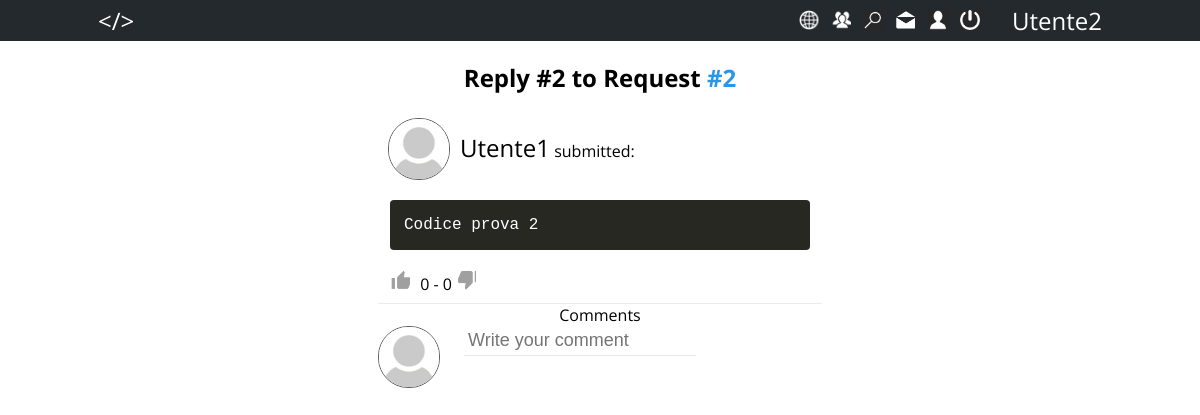
The app's page /php/code.php?id=2&req=2 (signed in) with its own data.
### tables this page shows
CREATE TABLE `risposta` (
  `ID` int(11) NOT NULL AUTO_INCREMENT,
  `Codice` text NOT NULL,
  `Richiesta` int(11) NOT NULL,
  `UltimaModifica` date NOT NULL,
  `Autore` int(11) NOT NULL,
  PRIMARY KEY (`ID`),
  KEY `Richiesta` (`Richiesta`),
  KEY `Autore` (`Autore`),
  CONSTRAINT `risposta_ibfk_1` FOREIGN KEY (`Richiesta`) REFERENCES `richiesta` (`ID`) ON DELETE NO ACTION ON UPDATE NO ACTION
);

CREATE TABLE `utente` (
  `ID` int(11) NOT NULL AUTO_INCREMENT,
  `Email` varchar(100) NOT NULL,
  `Username` varchar(100) NOT NULL,
  `Nome` varchar(100) NOT NULL,
  `Cognome` varchar(100) NOT NULL,
  `Password` varchar(100) NOT NULL,
  `Amministratore` tinyint(1) NOT NULL DEFAULT '0',
  `Esperienza` int(11) NOT NULL DEFAULT '0',
  `Image` tinyint(1) NOT NULL DEFAULT '0',
  PRIMARY KEY (`ID`),
  UNIQUE KEY `Username` (`Username`),
  UNIQUE KEY `Email` (`Email`)
);

### php/utils/managerDB.php (called while the page is built, shortened)
<?php
require UTILS_DIR.'configurationDB.php';
$dbmanager = new DBManager();
class DBManager {
		private $connection = null;
    	function openConnection(){
    		if (!$this->isOpened()){
    			global $host;
    			global $username;
    			global $password;
    			global $dbName;
    			$this->connection = new mysqli($host, $username, $password);
				$this->connection->select_db($dbName) or
					die ('Non posso usare il database selezionato: ' . mysqli_error());
			}
    	}
    	function isOpened(){
       		return ($this->connection != null);
    	}
		function performQuery($queryText) {
			return $this->connection->query($queryText);
		}
		function sqlInjectionFilter($parameter){
			return $this->connection->real_escape_string($parameter);
		}
		function closeConnection(){
			$this->connection = null;
		}
	}
?>

### php/utils/configurationDB.php (called while the page is built)
<?php
	$host = 'localhost';
	$username = 'root';
	$password = '';
	$dbName = 'codeportal';
?>

### php/utils/informationUtil.php (called while the page is built, shortened)
<?php
require UTILS_DIR.'managerDB.php';
function id2Pic($id) {
	global $dbmanager;
	$id = $dbmanager->sqlInjectionFilter($id);
	$query = 'SELECT U.Image '.
			 'FROM utente U '.
			 'WHERE U.ID='.$id;
	$result = $dbmanager->performQuery($query);
	return $result;
}
function getUser($id) {
	global $dbmanager;
	$id = $dbmanager->sqlInjectionFilter($id);
	$query = 'SELECT U.* '.
			 'FROM utente U '.
			 'WHERE U.ID='.$id;
	$result = $dbmanager->performQuery($query);
	return $result;
}
function getReply($id) {
	global $dbmanager;
	$id = $dbmanager->sqlInjectionFilter($id);
	$query = 'SELECT R.* '.
			 'FROM risposta R '.
			 'WHERE R.ID='.$id;
	$result = $dbmanager->performQuery($query);
	return $result;
}
function retLikes($code) {
	global $dbmanager;
	$code = $dbmanager->sqlInjectionFilter($code);
	$query = 'SELECT count(*) AS Likes '.
			 'FROM risposta R INNER JOIN likes L ON L.Risposta=R.ID '.
			 'WHERE R.ID='.$code;
	$result = $dbmanager->performQuery($query);
	$result = $result->fetch_assoc();
	return $result['Likes'];
}
function retDislikes($code) {
	global $dbmanager;
	$code = $dbmanager->sqlInjectionFilter($code);
	$query = 'SELECT count(*) AS Dislikes '.
			 'FROM risposta R INNER JOIN dislikes D ON D.Risposta=R.ID '.
			 'WHERE R.ID='.$code;
	$result = $dbmanager->performQuery($query);
	$result = $result->fetch_assoc();
	return $result['Dislikes'];
}
function retIsLiked($code) {
	global $dbmanager;
	$code = $dbmanager->sqlInjectionFilter($code);
	$query = 'SELECT IF( EXISTS ( '.
				'SELECT * '.
				'FROM likes L '.
				'WHERE L.Utente='.$_SESSION['userID'].' '.
				'AND L.Risposta='.$code.' '.
			 ' ) ,1,0) AS Result ';
	$result = $dbmanager->performQuery($query);
	$result = $result->fetch_assoc();
	return $result['Result'];
}
function retIsDisliked($code) {
	global $dbmanager;
	$code = $dbmanager->sqlInjectionFilter($code);
	$query = 'SELECT IF( EXISTS ( '.
				'SELECT * '.
				'FROM dislikes L '.
				'WHERE L.Utente='.$_SESSION['userID'].' '.
				'AND L.Risposta='.$code.' '.
			 ' ) ,1,0) AS Result ';
	$result = $dbmanager->performQuery($query);
	$result = $result->fetch_assoc();
	return $result['Result'];
}
?>

### php/code.php (the view, shortened to what this page needs)
<?php
require_once UTILS_DIR.'informationUtil.php';
require_once UTILS_DIR.'profilePicUtil.php';
$reply = getReply($_GET['id']);
$reply = $reply->fetch_assoc();
$author = getUser($reply['Autore']);
$author = $author->fetch_assoc();
?>
<!DOCTYPE html>
<html>
<head>
	<link rel="stylesheet" href="./../style/code.css" type="text/css">
	<link rel="stylesheet" href="./../style/menu.css" type="text/css">
</head>
<body>
	<?php include LAYOUT_DIR.'menu.php'; ?>
	<section>
		<div class="container">
			<h1>Reply #<?php echo $reply['ID']; ?> to Request <a href="./view.php?id=<?php echo $_GET['req']; ?>">#<?php echo $_GET['req']; ?></a></h1>
			<div class="author">
				<?php echo getPic($author['ID']); ?>
				<?php
					if ($author['Amministratore'])
						echo '<span class="admin">'.$author['Username'].'</span>';
					else
						echo '<span>'.$author['Username'].'</span>';
				?> submitted:
			</div>
			<div class="code">
				<div class="code_container">
					<pre><?php echo htmlspecialchars($reply['Codice']); ?></pre>
				</div>
				<div class="rating_container">
					<div class="icon like <?php if(retIsLiked($reply['ID'])) echo 'selected'; ?>"></div>
					<span><?php echo retLikes($reply['ID']).' - '.retDislikes($reply['ID']);?></span>
					<div class="icon dislike <?php if(retIsDisliked($reply['ID'])) echo 'selected'; ?>"></div>
				</div>
			</div>
			<div>
				<div class="comments">
					<span>Comments</span>
					<div>
						<div class="comment">
							<div class="profile_pic">
								<?php echo getPic($_SESSION['userID']); ?>
							</div>
							<div class="content">
								<form action="./utils/interactionDB.php?action=newcomment" method="POST"
									enctype="application/x-www-form-urlencoded">
									<textarea name="comment" placeholder="Write your comment" autocomplete="off" maxlength="10000" rows="1" required></textarea>
								</form>
							</div>
						</div>
					</div>
				</div>
			</div>
		</div>
	</section>
</body>
</html>

### style/code.css (style rules this page uses)
html, body { margin: 0; padding: 0; font-family: 'Open Sans', sans-serif; }
a { text-decoration: none; color: inherit; }
h1 a { color: #2896EB; }
section { display: block; text-align: center; margin-bottom: 200px; }
.container { display: inline-block; margin: 0 auto; max-width: 1012px; }
.author { display: block; overflow: hidden; height: 60px; padding: 4px 10px; text-align: left; margin-bottom: 10px; }
.author span { display: inline; line-height: 60px; margin-left: 10px; color: black; font-size: 24px; }
.code { display: block; margin: 0 auto; overflow: hidden; padding: 8px 12px; min-width: 420px; border-bottom: thin solid rgb(235,235,235); }
.code .code_container { display: block; font-size: 16px; font-family: monospace; color: white; background-color: rgb(39, 40, 34); border-radius: 4px; padding: 0 14px; text-align: left; margin-bottom: 20px; max-height: 860px; overflow: scroll; }
.rating_container { display: block; text-align: left; cursor: default; }
.icon { display: inline-block; background-repeat: no-repeat; height: 25px; width: 25px; cursor: pointer; }
.like { background-image: url('./../images/like.png'); }
.dislike { background-image: url('./../images/dislike.png'); }
.comment { display: block; overflow: hidden; text-align: left; cursor: default; }
.profile_pic { display: inline-block; float: left; }
.content { display: inline-block; margin-left: 14px; }
.content textarea { display: block; font-size: 18px; padding: 4px; border: none; border-bottom: 1px solid #E7E7E7; margin-left: 10px; resize: none; font-weight: 300; color: #333333; font-family: sans-serif; text-align: left; }

### style/menu.css (style rules this page uses)
.icon { display: inline-block; height: 20px; width: 20px; background-color: transparent; background-size: cover; background-repeat: no-repeat; margin-right: 6px; cursor: pointer; }

### records on screen
risposta: ID "2", Codice "Codice prova 2"
utente: Username "Utente1"

### other values on screen
$_SESSION['username'] "Utente2"
$_GET['req'] "2"
retLikes($reply['ID']) "0"
retDislikes($reply['ID']) "0"
